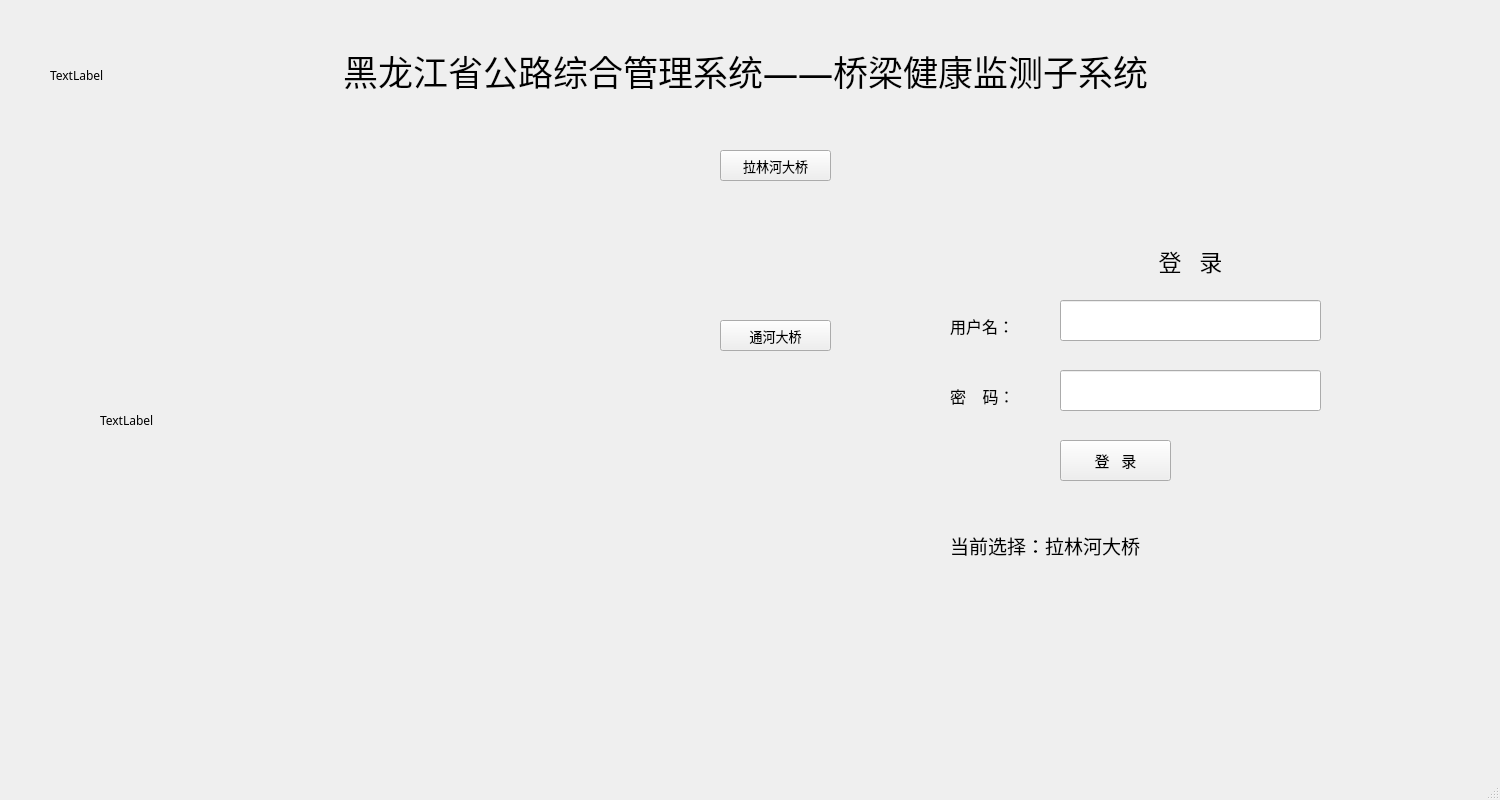
<?xml version="1.0" encoding="UTF-8"?>
<ui version="4.0">
 <class>MainWindow</class>
 <widget class="QMainWindow" name="MainWindow">
  <property name="enabled">
   <bool>true</bool>
  </property>
  <property name="geometry">
   <rect>
    <x>0</x>
    <y>0</y>
    <width>1500</width>
    <height>800</height>
   </rect>
  </property>
  <property name="windowTitle">
   <string>MainWindow</string>
  </property>
  <widget class="QWidget" name="centralwidget">
   <widget class="QPushButton" name="mainwin_loginbtn">
    <property name="geometry">
     <rect>
      <x>1060</x>
      <y>440</y>
      <width>111</width>
      <height>41</height>
     </rect>
    </property>
    <property name="font">
     <font>
      <family>华光大标宋_CNKI</family>
      <pointsize>11</pointsize>
     </font>
    </property>
    <property name="text">
     <string>登   录</string>
    </property>
   </widget>
   <widget class="QLabel" name="Mainwin_maplb">
    <property name="geometry">
     <rect>
      <x>100</x>
      <y>100</y>
      <width>621</width>
      <height>641</height>
     </rect>
    </property>
    <property name="font">
     <font>
      <family>华光大标宋_CNKI</family>
     </font>
    </property>
    <property name="text">
     <string>TextLabel</string>
    </property>
   </widget>
   <widget class="QLabel" name="label">
    <property name="geometry">
     <rect>
      <x>1070</x>
      <y>240</y>
      <width>241</width>
      <height>41</height>
     </rect>
    </property>
    <property name="font">
     <font>
      <family>华光大标宋_CNKI</family>
      <pointsize>17</pointsize>
     </font>
    </property>
    <property name="layoutDirection">
     <enum>Qt::LeftToRight</enum>
    </property>
    <property name="text">
     <string>登   录</string>
    </property>
    <property name="alignment">
     <set>Qt::AlignCenter</set>
    </property>
   </widget>
   <widget class="QLineEdit" name="mainwin_pwdedit">
    <property name="geometry">
     <rect>
      <x>1060</x>
      <y>370</y>
      <width>261</width>
      <height>41</height>
     </rect>
    </property>
    <property name="font">
     <font>
      <family>华光大标宋_CNKI</family>
     </font>
    </property>
    <property name="echoMode">
     <enum>QLineEdit::Password</enum>
    </property>
   </widget>
   <widget class="QLineEdit" name="mainwin_username">
    <property name="geometry">
     <rect>
      <x>1060</x>
      <y>300</y>
      <width>261</width>
      <height>41</height>
     </rect>
    </property>
    <property name="font">
     <font>
      <family>华光大标宋_CNKI</family>
     </font>
    </property>
   </widget>
   <widget class="QLabel" name="label_2">
    <property name="geometry">
     <rect>
      <x>950</x>
      <y>310</y>
      <width>101</width>
      <height>31</height>
     </rect>
    </property>
    <property name="font">
     <font>
      <family>华光大标宋_CNKI</family>
      <pointsize>12</pointsize>
     </font>
    </property>
    <property name="text">
     <string>用户名：</string>
    </property>
   </widget>
   <widget class="QLabel" name="label_3">
    <property name="geometry">
     <rect>
      <x>950</x>
      <y>380</y>
      <width>91</width>
      <height>31</height>
     </rect>
    </property>
    <property name="font">
     <font>
      <family>华光大标宋_CNKI</family>
      <pointsize>12</pointsize>
     </font>
    </property>
    <property name="text">
     <string>密    码：</string>
    </property>
   </widget>
   <widget class="QPushButton" name="llh_selectbtn">
    <property name="geometry">
     <rect>
      <x>720</x>
      <y>150</y>
      <width>111</width>
      <height>31</height>
     </rect>
    </property>
    <property name="font">
     <font>
      <family>华光大标宋_CNKI</family>
      <pointsize>10</pointsize>
     </font>
    </property>
    <property name="text">
     <string>拉林河大桥</string>
    </property>
   </widget>
   <widget class="QPushButton" name="th_selectbtn">
    <property name="geometry">
     <rect>
      <x>720</x>
      <y>320</y>
      <width>111</width>
      <height>31</height>
     </rect>
    </property>
    <property name="font">
     <font>
      <family>华光大标宋_CNKI</family>
      <pointsize>10</pointsize>
     </font>
    </property>
    <property name="text">
     <string>通河大桥</string>
    </property>
   </widget>
   <widget class="QLabel" name="mainwin_dipselecttext">
    <property name="geometry">
     <rect>
      <x>950</x>
      <y>520</y>
      <width>371</width>
      <height>51</height>
     </rect>
    </property>
    <property name="font">
     <font>
      <family>华光大标宋_CNKI</family>
      <pointsize>14</pointsize>
     </font>
    </property>
    <property name="text">
     <string>当前选择：拉林河大桥</string>
    </property>
   </widget>
   <widget class="QLabel" name="label_4">
    <property name="geometry">
     <rect>
      <x>10</x>
      <y>30</y>
      <width>1471</width>
      <height>81</height>
     </rect>
    </property>
    <property name="font">
     <font>
      <family>华光大标宋_CNKI</family>
      <pointsize>26</pointsize>
     </font>
    </property>
    <property name="text">
     <string>黑龙江省公路综合管理系统——桥梁健康监测子系统</string>
    </property>
    <property name="alignment">
     <set>Qt::AlignCenter</set>
    </property>
   </widget>
   <widget class="QLabel" name="mainlogo">
    <property name="geometry">
     <rect>
      <x>50</x>
      <y>30</y>
      <width>91</width>
      <height>91</height>
     </rect>
    </property>
    <property name="font">
     <font>
      <family>华光大标宋_CNKI</family>
     </font>
    </property>
    <property name="text">
     <string>TextLabel</string>
    </property>
   </widget>
   <zorder>Mainwin_maplb</zorder>
   <zorder>mainwin_loginbtn</zorder>
   <zorder>label</zorder>
   <zorder>mainwin_pwdedit</zorder>
   <zorder>mainwin_username</zorder>
   <zorder>label_2</zorder>
   <zorder>label_3</zorder>
   <zorder>llh_selectbtn</zorder>
   <zorder>th_selectbtn</zorder>
   <zorder>mainwin_dipselecttext</zorder>
   <zorder>label_4</zorder>
   <zorder>mainlogo</zorder>
  </widget>
  <widget class="QMenuBar" name="menubar">
   <property name="geometry">
    <rect>
     <x>0</x>
     <y>0</y>
     <width>1500</width>
     <height>22</height>
    </rect>
   </property>
  </widget>
  <widget class="QStatusBar" name="statusbar"/>
 </widget>
 <resources/>
 <connections/>
</ui>
